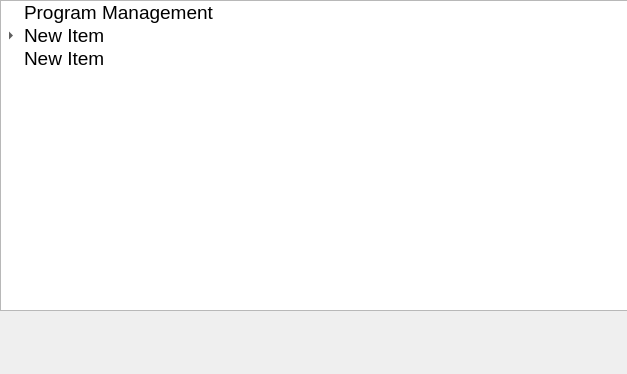
<?xml version="1.0" encoding="UTF-8"?>
<ui version="4.0">
 <class>ProgramMainForm</class>
 <widget class="QWidget" name="ProgramMainForm">
  <property name="geometry">
   <rect>
    <x>0</x>
    <y>0</y>
    <width>627</width>
    <height>374</height>
   </rect>
  </property>
  <property name="windowTitle">
   <string>Form</string>
  </property>
  <widget class="QTreeWidget" name="treeWidget">
   <property name="geometry">
    <rect>
     <x>0</x>
     <y>0</y>
     <width>631</width>
     <height>311</height>
    </rect>
   </property>
   <property name="font">
    <font>
     <pointsize>14</pointsize>
    </font>
   </property>
   <property name="headerHidden">
    <bool>true</bool>
   </property>
   <column>
    <property name="text">
     <string>1</string>
    </property>
   </column>
   <item>
    <property name="text">
     <string>Program Management</string>
    </property>
    <property name="whatsThis">
     <string extracomment="Click to go to program management page">Program Management</string>
    </property>
    <property name="icon">
     <iconset resource="resource.qrc">
      <normaloff>:/Image/ProgramManagement.png</normaloff>:/Image/ProgramManagement.png</iconset>
    </property>
   </item>
   <item>
    <property name="text">
     <string>New Item</string>
    </property>
    <property name="icon">
     <iconset resource="resource.qrc">
      <normaloff>:/Image/ClosedMenuTree.png</normaloff>
      <activeon>:/Image/OpenedMenuTree.png</activeon>:/Image/ClosedMenuTree.png</iconset>
    </property>
    <property name="flags">
     <set>ItemIsSelectable|ItemIsUserCheckable|ItemIsEnabled</set>
    </property>
    <item>
     <property name="text">
      <string>New Subitem</string>
     </property>
    </item>
    <item>
     <property name="text">
      <string>New Subitem</string>
     </property>
    </item>
   </item>
   <item>
    <property name="text">
     <string>New Item</string>
    </property>
   </item>
  </widget>
 </widget>
 <resources>
  <include location="resource.qrc"/>
 </resources>
 <connections/>
</ui>
